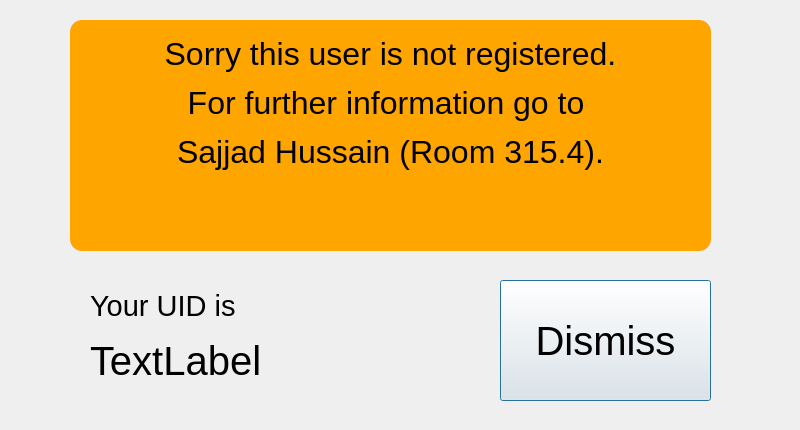
<?xml version="1.0" encoding="UTF-8"?>
<ui version="4.0">
 <class>Dialog</class>
 <widget class="QDialog" name="Dialog">
  <property name="geometry">
   <rect>
    <x>0</x>
    <y>0</y>
    <width>800</width>
    <height>430</height>
   </rect>
  </property>
  <property name="windowTitle">
   <string>Dialog</string>
  </property>
  <widget class="QTextEdit" name="textEdit">
   <property name="geometry">
    <rect>
     <x>70</x>
     <y>20</y>
     <width>641</width>
     <height>231</height>
    </rect>
   </property>
   <property name="styleSheet">
    <string notr="true">background-color: orange;
border-radius: 12px;
padding-top: 12px</string>
   </property>
   <property name="verticalScrollBarPolicy">
    <enum>Qt::ScrollBarAlwaysOff</enum>
   </property>
   <property name="horizontalScrollBarPolicy">
    <enum>Qt::ScrollBarAlwaysOff</enum>
   </property>
   <property name="undoRedoEnabled">
    <bool>false</bool>
   </property>
   <property name="html">
    <string>&lt;!DOCTYPE HTML PUBLIC &quot;-//W3C//DTD HTML 4.0//EN&quot; &quot;http://www.w3.org/TR/REC-html40/strict.dtd&quot;&gt;
&lt;html&gt;&lt;head&gt;&lt;meta name=&quot;qrichtext&quot; content=&quot;1&quot; /&gt;&lt;style type=&quot;text/css&quot;&gt;
p, li { white-space: pre-wrap; }
&lt;/style&gt;&lt;/head&gt;&lt;body style=&quot; font-family:'Ubuntu'; font-size:11pt; font-weight:400; font-style:normal;&quot;&gt;
&lt;p align=&quot;center&quot; style=&quot; margin-top:12px; margin-bottom:12px; margin-left:0px; margin-right:0px; -qt-block-indent:0; text-indent:0px;&quot;&gt;&lt;span style=&quot; font-size:24pt;&quot;&gt;Sorry this user is not registered.&lt;/span&gt;&lt;/p&gt;
&lt;p align=&quot;center&quot; style=&quot; margin-top:12px; margin-bottom:12px; margin-left:0px; margin-right:0px; -qt-block-indent:0; text-indent:0px;&quot;&gt;&lt;span style=&quot; font-size:24pt;&quot;&gt;For further information go to &lt;/span&gt;&lt;/p&gt;
&lt;p align=&quot;center&quot; style=&quot; margin-top:12px; margin-bottom:12px; margin-left:0px; margin-right:0px; -qt-block-indent:0; text-indent:0px;&quot;&gt;&lt;span style=&quot; font-size:24pt;&quot;&gt;Sajjad Hussain (Room 315.4).&lt;/span&gt;&lt;/p&gt;
&lt;/body&gt;&lt;/html&gt;</string>
   </property>
   <property name="textInteractionFlags">
    <set>Qt::NoTextInteraction</set>
   </property>
  </widget>
  <widget class="QPushButton" name="button">
   <property name="geometry">
    <rect>
     <x>500</x>
     <y>280</y>
     <width>211</width>
     <height>121</height>
    </rect>
   </property>
   <property name="font">
    <font>
     <pointsize>30</pointsize>
    </font>
   </property>
   <property name="text">
    <string>Dismiss</string>
   </property>
   <property name="iconSize">
    <size>
     <width>46</width>
     <height>46</height>
    </size>
   </property>
  </widget>
  <widget class="QLabel" name="label">
   <property name="geometry">
    <rect>
     <x>90</x>
     <y>280</y>
     <width>201</width>
     <height>51</height>
    </rect>
   </property>
   <property name="font">
    <font>
     <pointsize>22</pointsize>
    </font>
   </property>
   <property name="text">
    <string>Your UID is</string>
   </property>
  </widget>
  <widget class="QLabel" name="uid">
   <property name="geometry">
    <rect>
     <x>90</x>
     <y>340</y>
     <width>391</width>
     <height>41</height>
    </rect>
   </property>
   <property name="styleSheet">
    <string notr="true">font-size: 40px;</string>
   </property>
   <property name="text">
    <string>TextLabel</string>
   </property>
  </widget>
 </widget>
 <resources/>
 <connections/>
</ui>
